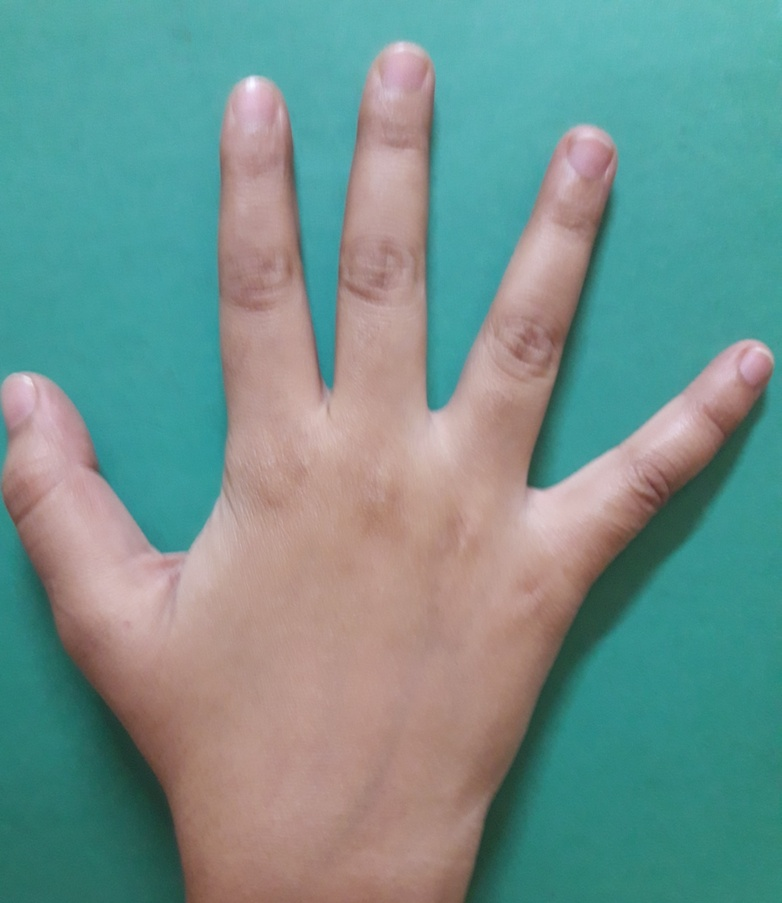
%> input picture Lab10/img3.jpg, 782 x 903 px, shrunk from 3096 x 3574 before the run
$ octave q_2.m   (GNU Octave 9; MATLAB toolbox functions it lacks are replaced by stand-ins)
%> lines starting %> are read from the running program, lines starting %| are printed output that depends on the picture; in (x1, y1, x2, y2) boxes, pixels count from 0 and x2, y2 are one past the last pixel; in counts of white or black regions, pixels touching at a corner belong together; the program's own positions count from 1
I = imread('img3.jpg');
%> I is the input picture: size 903x782x3 uint8; mean R, G, B 113, 146.2, 141.2
BW=rgb2gray(I);
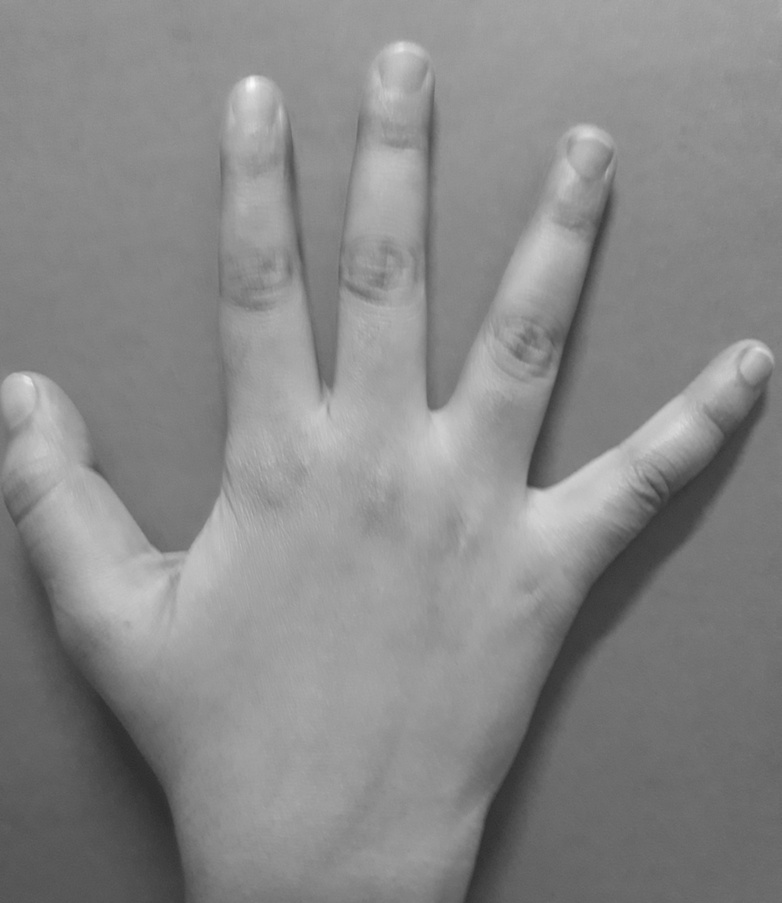
%> BW: size 903x782 uint8; min 44, max 251, mean 135.7

[B,L,N] = bwboundaries(BW);
%> L: size 903x782 double; every value is 1
%> B = 1 boundary; box (x1, y1, x2, y2) and points: (0, 0, 782, 903) 3367; N = 1

imshow(BW); hold on;
for k=1:length(B),
   boundary = B{k};
   if(k > N)
     plot(boundary(:,2), boundary(:,1), 'g','LineWidth',2);
   else
     plot(boundary(:,2), boundary(:,1), 'r','LineWidth',2);
   end
end
%> this loop made 1 pass
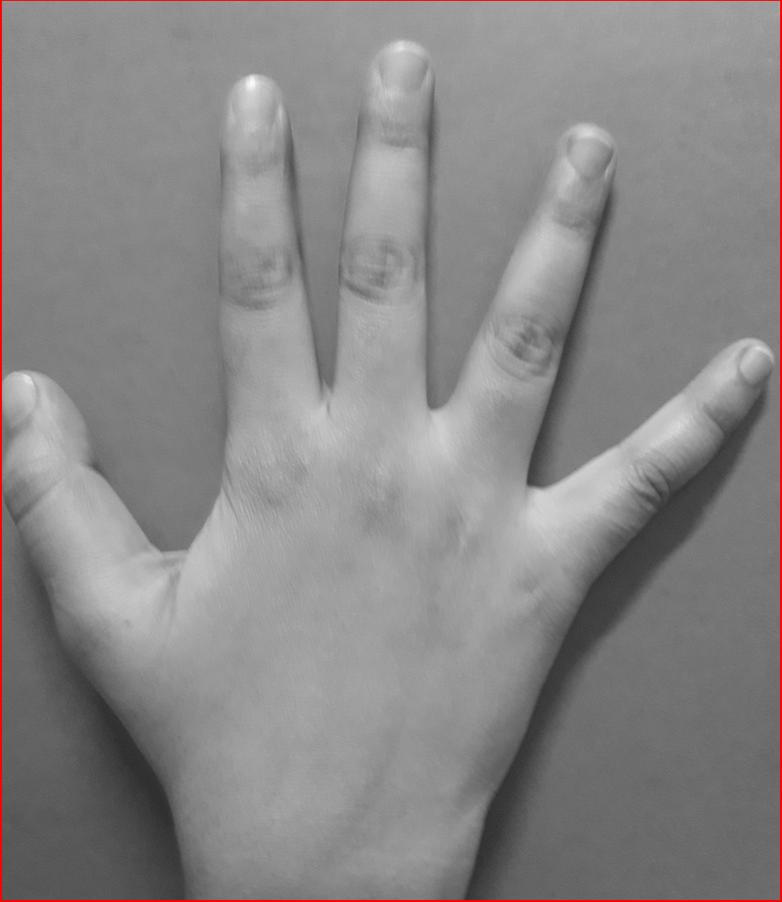
%> figure redrawn from the program's plot data
